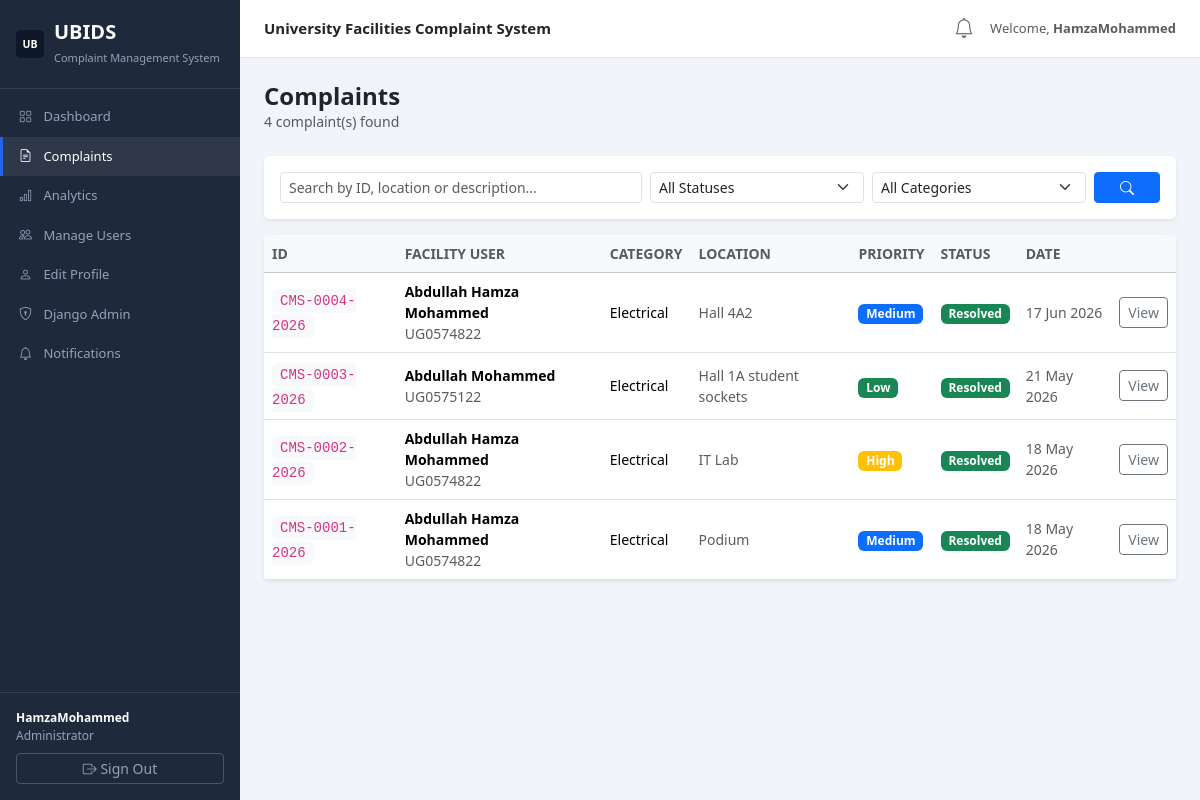
The page /complaints/ (signed in) on the database as committed earlier.
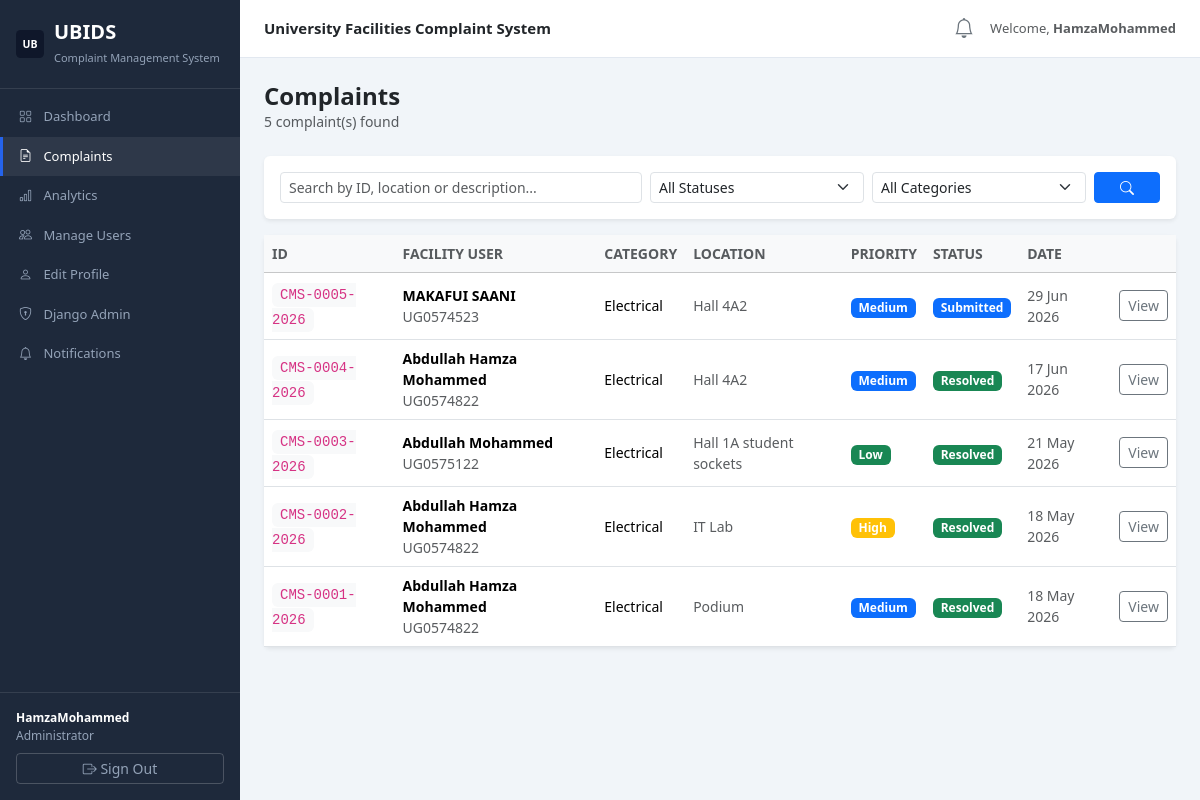
The same page on the database as committed later.
### complaints/models.py (models this page shows, shortened)
class Complaint(models.Model):
    CATEGORY_CHOICES = [
        ('Electrical',         'Electrical'),
        ('Plumbing',           'Plumbing'),
        ('ICT Infrastructure', 'ICT Infrastructure'),
        ('General Maintenance','General Maintenance'),
        ('Sanitation',         'Sanitation'),
        ('Security',           'Security'),
        ('Other',              'Other'),
    ]
    PRIORITY_CHOICES = [
        ('Low',    'Low'),
        ('Medium', 'Medium'),
        ('High',   'High'),
        ('Urgent', 'Urgent'),
    ]
    STATUS_CHOICES = [
        ('Submitted',    'Submitted'),
        ('Under Review', 'Under Review'),
        ('Assigned',     'Assigned'),
        ('In Progress',  'In Progress'),
        ('Resolved',     'Resolved'),
        ('Closed',       'Closed'),
        ('Escalated',    'Escalated'),
    ]
    complaint_id     = models.CharField(max_length=30, unique=True, editable=False)
    submitter        = models.ForeignKey(settings.AUTH_USER_MODEL, on_delete=models.CASCADE, related_name='complaints')
    category         = models.CharField(max_length=30, choices=CATEGORY_CHOICES)
    priority         = models.CharField(max_length=10, choices=PRIORITY_CHOICES, default='Medium')
    location         = models.CharField(max_length=200)
    building         = models.CharField(max_length=100, blank=True)
    description      = models.TextField()
    status           = models.CharField(max_length=20, choices=STATUS_CHOICES, default='Submitted')
    assigned_to      = models.ForeignKey(settings.AUTH_USER_MODEL, on_delete=models.SET_NULL, null=True, blank=True, related_name='assigned_complaints')
    assigned_dept    = models.CharField(max_length=50, blank=True)
    resolution_notes = models.TextField(blank=True)
    resolved_at      = models.DateTimeField(null=True, blank=True)
    is_escalated     = models.BooleanField(default=False)
    escalation_note  = models.TextField(blank=True)
    created_at       = models.DateTimeField(auto_now_add=True)
    updated_at       = models.DateTimeField(auto_now=True)
    class Meta:
        ordering = ['-created_at']
    @property
    def status_badge(self):
        mapping = {
            'Submitted':    'primary',
            'Under Review': 'warning',
            'Assigned':     'info',
            'In Progress':  'warning',
            'Resolved':     'success',
            'Closed':       'secondary',
            'Escalated':    'danger',
        }
        return mapping.get(self.status, 'secondary')
    @property
    def priority_badge(self):
        return {'Low':'success','Medium':'primary','High':'warning','Urgent':'danger'}.get(self.priority,'secondary')

### accounts/models.py (models this page shows, shortened)
class User(AbstractUser):
    ROLE_CHOICES = [
        ('facility', 'Facility User'),
        ('staff',   'Maintenance Staff'),
        ('admin',   'Administrator'),
    ]
    DEPARTMENT_CHOICES = [
        ('Electrical',        'Electrical'),
        ('Plumbing',          'Plumbing'),
        ('ICT Infrastructure','ICT Infrastructure'),
        ('General Maintenance','General Maintenance'),
        ('Sanitation',        'Sanitation'),
        ('Security',          'Security'),
    ]
    role       = models.CharField(max_length=20, choices=ROLE_CHOICES, default='facility')
    facility_id = models.CharField(max_length=50, blank=True)
    department = models.CharField(max_length=50, choices=DEPARTMENT_CHOICES, blank=True)
    phone      = models.CharField(max_length=20, blank=True)
    is_active  = models.BooleanField(default=True)
    @property
    def is_facility_user(self):
        return self.role == 'facility'
    @property
    def is_staff_member(self): return self.role == 'staff'
    @property
    def is_admin(self): return self.role == 'admin'

### complaints/views.py (the view)
# urls.py: path('complaints/',           views.complaints_list,   name='complaints_list'),
@login_required
def complaints_list(request):
    user = request.user
    qs = Complaint.objects.all()
    if user.is_facility_user:      qs = qs.filter(submitter=user)
    elif user.is_staff_member: qs = qs.filter(assigned_to=user)
    status_filter   = request.GET.get('status', '')
    category_filter = request.GET.get('category', '')
    search          = request.GET.get('search', '')
    if status_filter:   qs = qs.filter(status=status_filter)
    if category_filter: qs = qs.filter(category=category_filter)
    if search:
        qs = qs.filter(Q(complaint_id__icontains=search)|Q(location__icontains=search)|Q(description__icontains=search))
    return render(request, 'complaints/list.html', {
        'complaints': qs, 'status_filter': status_filter,
        'category_filter': category_filter, 'search': search,
        'statuses':   [c[0] for c in Complaint.STATUS_CHOICES],
        'categories': [c[0] for c in Complaint.CATEGORY_CHOICES],
        'unread_count': Notification.objects.filter(recipient=user, is_read=False).count(),
    })

### templates/complaints/list.html (shortened to what this page needs)
{% extends 'layouts/base.html' %}
{% block content %}
<div class="d-flex justify-content-between align-items-start mb-4">
  <div>
    <h4 class="fw-bold mb-0">Complaints</h4>
    <p class="text-muted small mb-0">{{ complaints|length }} complaint(s) found</p>
  </div>
</div>
<div class="card border-0 shadow-sm mb-3">
  <div class="card-body py-3">
    <form method="get" class="row g-2 align-items-end">
      <div class="col-md-5">
        <input type="text" name="search" class="form-control form-control-sm" placeholder="Search by ID, location or description..." value="{{ search }}">
      </div>
      <div class="col-md-3">
        <select name="status" class="form-select form-select-sm">
          <option value="">All Statuses</option>
        </select>
      </div>
      <div class="col-md-3">
        <select name="category" class="form-select form-select-sm">
          <option value="">All Categories</option>
        </select>
      </div>
      <div class="col-md-1">
        <button type="submit" class="btn btn-primary btn-sm w-100">
          <i class="bi bi-search"></i>
        </button>
      </div>
    </form>
  </div>
</div>
<div class="card border-0 shadow-sm">
  {% if complaints %}
  <div class="table-responsive">
    <table class="table table-hover align-middle mb-0">
      <thead class="table-light">
        <tr>
          <th class="small text-uppercase text-muted fw-semibold">ID</th>
          {% if not user.is_facility_user %}<th class="small text-uppercase text-muted fw-semibold">Facility User</th>{% endif %}
          <th class="small text-uppercase text-muted fw-semibold">Category</th>
          <th class="small text-uppercase text-muted fw-semibold">Location</th>
          <th class="small text-uppercase text-muted fw-semibold">Priority</th>
          <th class="small text-uppercase text-muted fw-semibold">Status</th>
          <th class="small text-uppercase text-muted fw-semibold">Date</th>
          <th></th>
        </tr>
      </thead>
      <tbody>
        {% for c in complaints %}
        <tr>
          <td><code class="small bg-light px-2 py-1 rounded">{{ c.complaint_id }}</code></td>
          {% if not user.is_facility_user %}
          <td>
            <div class="small fw-semibold">{{ c.submitter.get_full_name }}</div>
            <div class="small text-muted">{{ c.submitter.facility_id }}</div>
          </td>
          {% endif %}
          <td class="small">{{ c.category }}</td>
          <td class="small text-muted">{{ c.location|truncatechars:35 }}</td>
          <td><span class="badge bg-{{ c.priority_badge }}">{{ c.priority }}</span></td>
          <td><span class="badge bg-{{ c.status_badge }}">{{ c.status }}</span></td>
          <td class="small text-muted">{{ c.created_at|date:"d M Y" }}</td>
          <td><a href="{% url 'complaint_detail' c.pk %}" class="btn btn-outline-secondary btn-sm">View</a></td>
        </tr>
        {% endfor %}
      </tbody>
    </table>
  </div>
  {% else %}
  <div class="card-body text-center py-5">
    <i class="bi bi-inbox text-muted" style="font-size:40px;"></i>
    <p class="text-muted mt-2 mb-0">No Complaints submitted yet</p>
  </div>
  {% endif %}
</div>
{% endblock %}

Rows that differ between the two databases and show on the page:
added Complaint: complaint_id "CMS-0005-2026", submitter.get_full_name "MAKAFUI SAANI", submitter.facility_id "UG0574523", category "Electrical", location "Hall 4A2", priority "Medium", status "Submitted", created_at "29 Jun 2026"
Other text that changed with them:
{{ complaints|length }}: "4" → "5"
